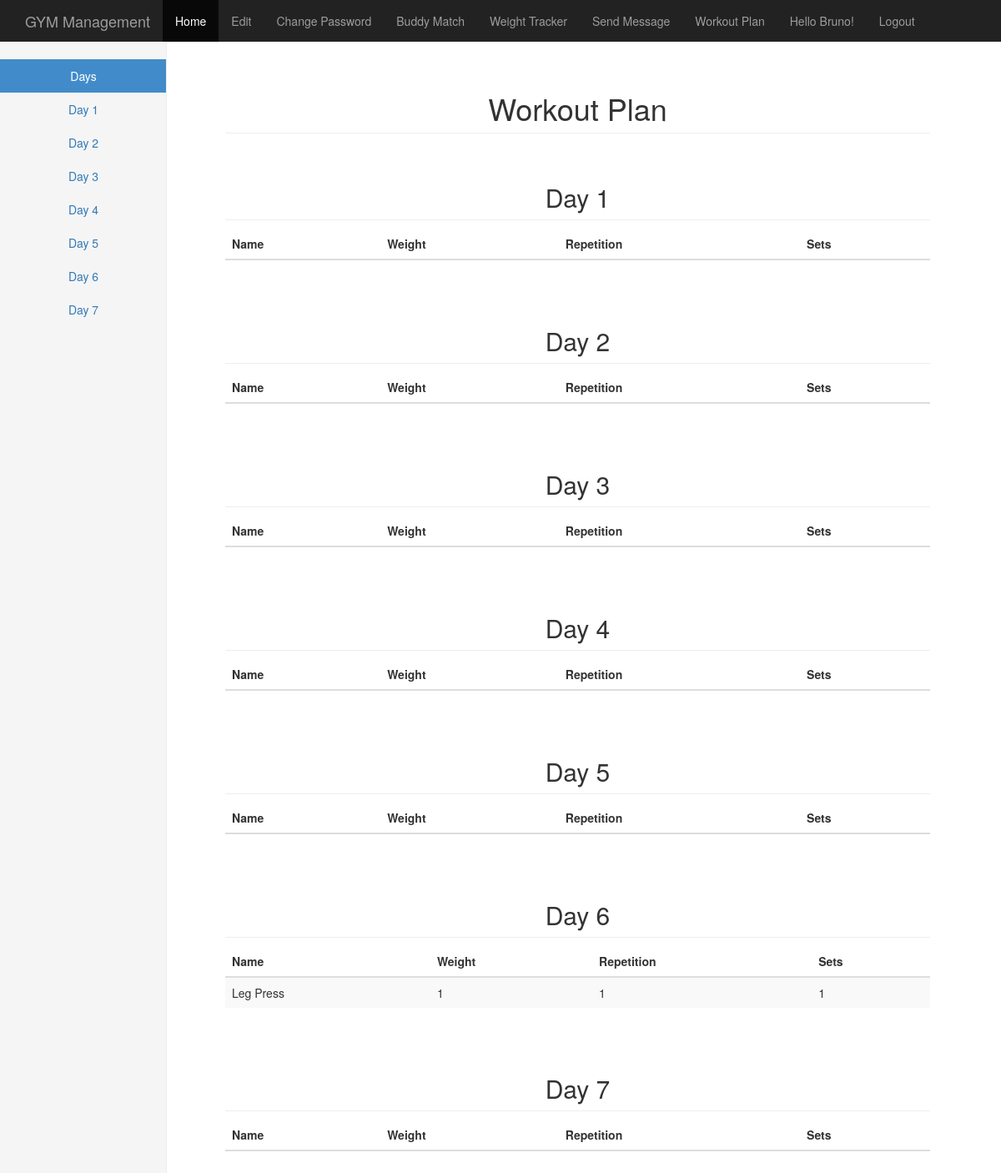
The page /workout_plan/ (signed in) on the database its author committed.
### gym_app/models.py (models this page shows, shortened)
class Exercise(models.Model):
    task = models.ForeignKey(Task)
    weight = models.IntegerField(max_length=4, default = 1)
    repetition = models.IntegerField(max_length=4, default = 1)
    sets = models.IntegerField(max_length=4, default = 1)
    ONE = 1
    TWO = 2
    THREE = 3
    FOUR = 4
    FIVE = 5
    SIX = 6
    SEVEN = 7
    DAYS = (
        (ONE, 'Day 1'),
        (TWO, 'Day 2'),
        (THREE, 'Day 3'),
        (FOUR, 'Day 4'),
        (FIVE, 'Day 5'),
        (SIX, 'Day 6'),
        (SEVEN, 'Day 7'),
    )
    day = models.IntegerField(max_length=7,
                                      choices=DAYS,
                                      default=ONE)

class Task(models.Model):
    name = models.CharField(max_length=32)
    LEG = 'LG'
    CHEST = 'CH'
    SHOULDER = 'SH'
    NOTYPE = 'NT'
    TYPE_OF_TASKS_CHOICES = (
        (NOTYPE, 'No type'),
        (LEG, 'Leg'),
        (SHOULDER, 'Shoulder'),
        (CHEST, 'Chest'),
    )
    typeTask = models.CharField(max_length=2,
                                      choices=TYPE_OF_TASKS_CHOICES,
                                      default=NOTYPE)

### gym_app/views.py (the view)
# urls.py: url(r'^workout_plan/', workout_plan),
def workout_plan(request):
    user = User.objects.get(username = request.user.username)
    athlete = RegularAthlete.objects.get(user = request.user)
    exercises_day1 = athlete.workout_plan.exercises.filter( day = 1)
    exercises_day2 = athlete.workout_plan.exercises.filter( day = 2)
    exercises_day3 = athlete.workout_plan.exercises.filter( day = 3)
    exercises_day4 = athlete.workout_plan.exercises.filter( day = 4)
    exercises_day5 = athlete.workout_plan.exercises.filter( day = 5)
    exercises_day6 = athlete.workout_plan.exercises.filter( day = 6)
    exercises_day7 = athlete.workout_plan.exercises.filter( day = 7)
    return render(request,
        'gym_app/workout_plan.html',
        {'day1': exercises_day1, 'day2': exercises_day2, 'day3': exercises_day3, 'day4': exercises_day5, 'day6': exercises_day6, 'day7': exercises_day7})

### templates/gym_app/workout_plan.html (shortened to what this page needs)
{% extends 'base.html' %}
{% load staticfiles %}
{% block content%}
    <div class="container-fluid">
      <div class="row">
        <div class="col-sm-3 col-md-2 sidebar">
          <ul class="nav nav-sidebar">
            <li class="active"><a href="/workout_plan/">Days<span class="sr-only">(current)</span></a></li>
            <li><a href="/workout/days/1">Day 1</a></li>
            <li><a href="/workout/days/2">Day 2</a></li>
            <li><a href="/workout/days/3">Day 3</a></li>
            <li><a href="/workout/days/4">Day 4</a></li>
            <li><a href="/workout/days/5">Day 5</a></li>
            <li><a href="/workout/days/6">Day 6</a></li>
            <li><a href="/workout/days/7">Day 7</a></li>
          </ul>
        </div>
        <div class="col-sm-9 col-sm-offset-3 col-md-10 col-md-offset-2 main">
          <h1 class="page-header">Workout Plan</h1><br>
          <h2 class="sub-header">Day 1</h2>
          <div class="table-responsive">
            <table class="table table-striped">
              <thead>
                <tr>
                    <th>Name</th>
                    <th>Weight</th>
                    <th>Repetition</th>
                    <th>Sets</th>
                </tr>
              </thead>
            </table>
          </div>
        </div>
        <div class="col-sm-9 col-sm-offset-3 col-md-10 col-md-offset-2 main">
            <h2 class="sub-header"> Day 2</h2>
            <div class="table-responsive">
                <table class="table table-striped">
                    <thead>
                    <tr>
                        <th>Name</th>
                        <th>Weight</th>
                        <th>Repetition</th>
                        <th>Sets</th>
                    </tr>
              </thead>
            </table>
          </div>
        </div>
<div class="col-sm-9 col-sm-offset-3 col-md-10 col-md-offset-2 main">
            <h2 class="sub-header"> Day 3</h2>
            <div class="table-responsive">
                <table class="table table-striped">
                    <thead>
                    <tr>
                        <th>Name</th>
                        <th>Weight</th>
                        <th>Repetition</th>
                        <th>Sets</th>
                    </tr>
              </thead>
            </table>
          </div>
        </div>
        <div class="col-sm-9 col-sm-offset-3 col-md-10 col-md-offset-2 main">
            <h2 class="sub-header"> Day 4</h2>
            <div class="table-responsive">
                <table class="table table-striped">
                    <thead>
                    <tr>
                        <th>Name</th>
                        <th>Weight</th>
                        <th>Repetition</th>
                        <th>Sets</th>
                    </tr>
              </thead>
            </table>
          </div>
        </div>
        <div class="col-sm-9 col-sm-offset-3 col-md-10 col-md-offset-2 main">
            <h2 class="sub-header"> Day 5</h2>
            <div class="table-responsive">
                <table class="table table-striped">
                    <thead>
                    <tr>
                        <th>Name</th>
                        <th>Weight</th>
                        <th>Repetition</th>
                        <th>Sets</th>
                    </tr>
              </thead>
            </table>
          </div>
        </div>
        <div class="col-sm-9 col-sm-offset-3 col-md-10 col-md-offset-2 main">
            <h2 class="sub-header"> Day 6</h2>
            <div class="table-responsive">
                <table class="table table-striped">
                    <thead>
                    <tr>
                        <th>Name</th>
                        <th>Weight</th>
                        <th>Repetition</th>
                        <th>Sets</th>
                    </tr>
              </thead>
              <tbody>
                 {% for exercise in day6 %}
                        <tr>
                            <td align="left">{{exercise.task.name}}</td>
                            <td align="left">{{exercise.weight}}</td>
                            <td align="left">{{exercise.repetition}}</td>
                            <td align="left">{{exercise.sets}}</td>
                        </tr>
                {% endfor %}
              </tbody>
            </table>
          </div>
        </div>
        <div class="col-sm-9 col-sm-offset-3 col-md-10 col-md-offset-2 main">
            <h2 class="sub-header"> Day 7</h2>
            <div class="table-responsive">
                <table class="table table-striped">
                    <thead>
                    <tr>
                        <th>Name</th>
                        <th>Weight</th>
                        <th>Repetition</th>
                        <th>Sets</th>
                    </tr>
              </thead>
            </table>
          </div>
        </div>
      </div>
    </div>
{% endblock %}

### templates/base.html (shortened to what this page needs)
<!DOCTYPE html>
{% load staticfiles %}
<html lang="en">
  <head>
    <link href="{% static "css/bootstrap.min.css" %}" rel="stylesheet">
    <link href="{% static "css/starter-template.css" %}" rel="stylesheet">
    <link href="{% static "css/dashboard.css" %}" rel="stylesheet">
  </head>
  <body>
    <nav class="navbar navbar-inverse navbar-fixed-top">
      <div class="container">
        <div class="navbar-header">
          <a class="navbar-brand" href="/index">GYM Management</a>
        </div>
        <div id="navbar" class="collapse navbar-collapse">
          <ul class="nav navbar-nav">
            <li class="active"><a href="/index">Home</a></li>
            {% if user.is_authenticated %}
              <li><a href="/edit">Edit</a></li>
              <li><a href="/change_password">Change Password</a></li>
              <li><a href="/buddy_match">Buddy Match</a></li>
              <li><a href="/tracker">Weight Tracker</a></li>
              <li><a href="/members">Send Message</a></li>
              <li><a href="/workout_plan">Workout Plan</a></li>
              <li><a>Hello {{ user.first_name }}!</a></li>
              <li><a href="/logout/">Logout</a></li>
            {% else %}
              <li><a href="/register/">Register Here</a></li>
              <li><a href="/login/">Login</a></li>
            {% endif %}
          </ul>
        </div>
      </div>
    </nav>
    <div class="container">
      <div class="starter-template">
        {% block content %}
        {% endblock %}
      </div>
    </div>
  </body>
</html>

### static/css/starter-template.css (style rules this page uses)
body { padding-top: 50px; }
.starter-template { padding: 40px 15px; text-align: center; }

### static/css/dashboard.css (style rules this page uses)
body { padding-top: 50px; }
.sub-header { padding-bottom: 10px; border-bottom: 1px solid #eee; }
.navbar-fixed-top { border: 0; }
.sidebar { display: none; }
@media (min-width: 768px) { .sidebar { position: fixed; top: 51px; bottom: 0; left: 0; z-index: 1000; display: block; padding: 20px; overflow-x: hidden; overflow-y: auto; background-color: #f5f5f5; border-right: 1px solid #eee; } }
.nav-sidebar { margin-right: -21px; margin-bottom: 20px; margin-left: -20px; }
.nav-sidebar > li > a { padding-right: 20px; padding-left: 20px; }
.nav-sidebar > .active > a, .nav-sidebar > .active > a:hover, .nav-sidebar > .active > a:focus { color: #fff; background-color: #428bca; }
.main { padding: 20px; }
@media (min-width: 768px) { .main { padding-right: 40px; padding-left: 40px; } }
.main .page-header { margin-top: 0; }

### rows shown on the page
Exercise: task.name "Leg Press", weight "1", repetition "1", sets "1"

### other values the page prints
{{ user.first_name }} "Bruno"
